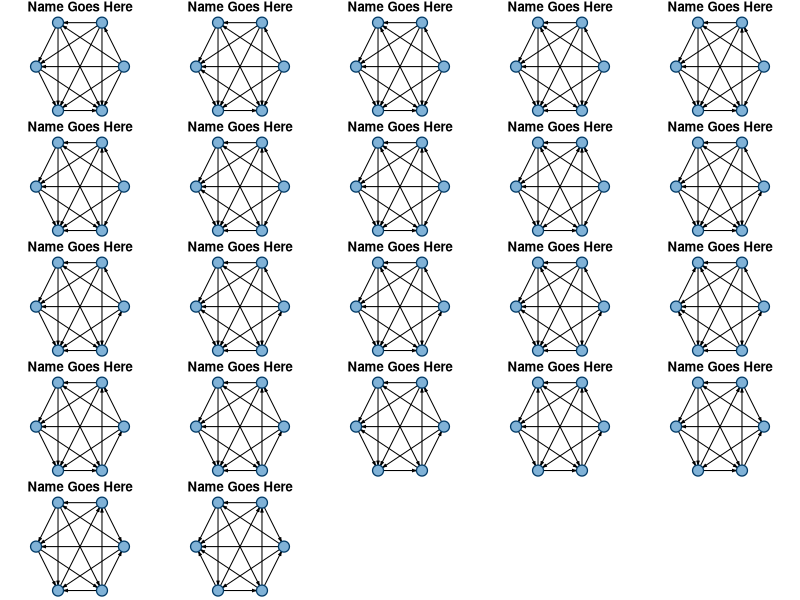

Generate this figure with R:
# calculating how many non-isopmorphic graphs there are
library(igraph)
library(combinat)

nodes = 6

permutations <- function(n = NULL) {
  num <- c(0, 0, 0, 0, 0, 1, 1, 1, 1, 1)
  combos <- unique(permn(num))
  for (i in 1:length(combos)) {
    combos[[i]] <- combos[[i]][1:n]
  }
  combos <- unique(combos)
  return(combos)
}

total_graphs = (2^5) * (2^4) * (2^3) * (2^2) * 2

# m <- matrix(new[[1]], nrow = nodes)
# g <-graph_from_adjacency_matrix(m, mode="directed")
# plot(g, layout = layout_in_circle(g))


# data_5 <- permutations(5)
# data_4 <- permutations(4)
# data_3 <- permutations(3)
# data_2 <- permutations(2)
# data_1 <- permutations(1)


# this comes from the permutations above
data_5 <- list(c(0,0,0,0,0), c(0,0,0,0,1), c(0,0,0,1,0), c(0,0,1,0,0), c(0,1,0,0,0), c(1,0,0,0,0), c(1,0,0,0,1), c(0,1,0,0,1), c(0,0,1,0,1), c(0,0,0,1,1), c(0,0,1,1,0), c(0,1,0,1,0), c(1,0,0,1,0), c(1,0,1,0,0), c(0,1,1,0,0), c(1,1,0,0,0), c(1,1,0,0,1), c(1,0,1,0,1), c(1,0,0,1,1), c(0,1,0,1,1), c(0,1,1,0,1), c(0,0,1,1,1), c(0,1,1,1,0), c(1,0,1,1,0), c(1,1,0,1,0), c(1,1,1,0,0), c(1,1,0,1,1), c(1,0,1,1,1), c(1,1,1,0,1), c(0,1,1,1,1), c(1,1,1,1,0), c(1,1,1,1,1))
data_4 <- list(c(0,0,0,0), c(0,0,0,1), c(0,0,1,0), c(0,1,0,0), c(1,0,0,0), c(0,0,1,1), c(0,1,0,1), c(1,0,0,1), c(1,0,1,0), c(0,1,1,0), c(1,1,0,0), c(0,1,1,1), c(1,0,1,1), c(1,1,0,1), c(1,1,1,0), c(1,1,1,1))
data_3 <- list(c(0,0,0), c(0,0,1), c(0,1,0), c(1,0,0), c(1,0,1), c(0,1,1), c(1,1,0), c(1,1,1))
data_2 <- list(c(0,0), c(0,1), c(1,0), c(1,1))
data_1 <- list(0, 1)


chunk_1 <- c(data_1[1], data_1[2])
chunk_2 <- c(rep(data_2[1], length(chunk_1)), rep(data_2[2], length(chunk_1)), rep(data_2[3], length(chunk_1)), rep(data_2[4], length(chunk_1)))
chunk_3 <- c(rep(data_3[1], length(chunk_2)), rep(data_3[2], length(chunk_2)), rep(data_3[3], length(chunk_2)), rep(data_3[4], length(chunk_2)), rep(data_3[5], length(chunk_2)), rep(data_3[6], length(chunk_2)), rep(data_3[7], length(chunk_2)), rep(data_3[8], length(chunk_2)))
chunk_4 <- c(rep(data_4[1], length(chunk_3)), rep(data_4[2], length(chunk_3)), rep(data_4[3], length(chunk_3)), rep(data_4[4], length(chunk_3)), rep(data_4[5], length(chunk_3)), rep(data_4[6], length(chunk_3)), rep(data_4[7], length(chunk_3)), rep(data_4[8], length(chunk_3)), rep(data_4[9], length(chunk_3)), rep(data_4[10], length(chunk_3)), rep(data_4[11], length(chunk_3)), rep(data_4[12], length(chunk_3)), rep(data_4[13], length(chunk_3)), rep(data_4[14], length(chunk_3)), rep(data_4[15], length(chunk_3)), rep(data_4[16], length(chunk_3))) 
chunk_5 <- c(rep(data_5[1], length(chunk_4)), rep(data_5[2], length(chunk_4)), rep(data_5[3], length(chunk_4)), rep(data_5[4], length(chunk_4)), rep(data_5[5], length(chunk_4)), rep(data_5[6], length(chunk_4)), rep(data_5[7], length(chunk_4)), rep(data_5[8], length(chunk_4)), rep(data_5[9], length(chunk_4)), rep(data_5[10], length(chunk_4)), rep(data_5[11], length(chunk_4)), rep(data_5[12], length(chunk_4)), rep(data_5[13], length(chunk_4)), rep(data_5[14], length(chunk_4)), rep(data_5[15], length(chunk_4)), rep(data_5[16], length(chunk_4)), rep(data_5[17], length(chunk_4)), rep(data_5[18], length(chunk_4)), rep(data_5[19], length(chunk_4)), rep(data_5[20], length(chunk_4)), rep(data_5[21], length(chunk_4)), rep(data_5[22], length(chunk_4)), rep(data_5[23], length(chunk_4)), rep(data_5[24], length(chunk_4)), rep(data_5[25], length(chunk_4)), rep(data_5[26], length(chunk_4)), rep(data_5[27], length(chunk_4)), rep(data_5[28], length(chunk_4)), rep(data_5[29], length(chunk_4)), rep(data_5[30], length(chunk_4)), rep(data_5[31], length(chunk_4)), rep(data_5[32], length(chunk_4)))


new_data_1 <- rep(chunk_1, total_graphs/length(chunk_1))
new_data_2 <- rep(chunk_2, total_graphs/length(chunk_2))
new_data_3 <- rep(chunk_3, total_graphs/length(chunk_3))
new_data_4 <- rep(chunk_4, total_graphs/length(chunk_4))
new_data_5 <- rep(chunk_5, total_graphs/length(chunk_5))



all_graphs <- list()
for (i in 1:total_graphs) {
  all_graphs[[i]] <- c(0, new_data_5[[i]], abs(new_data_5[[i]][1] - 1), 0, new_data_4[[i]],
                  abs(new_data_5[[i]][2] - 1), abs(new_data_4[[i]][1] - 1), 0, new_data_3[[i]],
                  abs(new_data_5[[i]][3] - 1), abs(new_data_4[[i]][2] - 1), abs(new_data_3[[i]][1] - 1),
                  0, new_data_2[[i]], abs(new_data_5[[i]][4] - 1), abs(new_data_4[[i]][3] - 1),
                  abs(new_data_3[[i]][2] - 1), abs(new_data_2[[i]][1] - 1), 0, new_data_1[[i]],
                  abs(new_data_5[[i]][5] - 1), abs(new_data_4[[i]][4] - 1), abs(new_data_3[[i]][3] - 1),
                  abs(new_data_2[[i]][2] - 1), abs(new_data_1[[i]] - 1), 0
                  )
}


combos <- list()
sorted_combos <- list()
for (i in 1:total_graphs) {
  combos[[i]] <- sum(all_graphs[[i]][1:6])
  combos[[i]] <- c(combos[[i]], sum(all_graphs[[i]][7:12]))
  combos[[i]] <- c(combos[[i]], sum(all_graphs[[i]][13:18]))
  combos[[i]] <- c(combos[[i]], sum(all_graphs[[i]][19:24]))
  combos[[i]] <- c(combos[[i]], sum(all_graphs[[i]][25:30]))
  combos[[i]] <- c(combos[[i]], sum(all_graphs[[i]][31:36]))
  sorted_combos[[i]] <- sort(combos[[i]])
}




iso <- unique(sorted_combos)
iso_count <- rep(list(0), length(iso))
iso_ex_num <- vector()
for (i in 1:length(sorted_combos)) {
  for (j in 1:length(iso)) {
    if (identical(sorted_combos[[i]], iso[[j]])) {
      if (iso_count[[j]] == 0) {
        iso_ex_num <- c(iso_ex_num, i)
      }
      iso_count[[j]] <- iso_count[[j]] + 1
    }
  }
}

# shows the different types of isomorphs and how many there are of each
new_mat <- matrix(iso)
new_mat <- cbind(new_mat, iso_count)


# par(mfrow=c(1,1), mar=c(1,1,1,1))
iso_graph <- list()
for (i in 1:length(iso)) {
  m <- matrix(all_graphs[[iso_ex_num[i]]], nrow = nodes)
  iso_graph[[i]] <-graph_from_adjacency_matrix(m, mode="directed")
}

new_mat <- cbind(new_mat, iso_graph)
# there are 22 total isomorphs


par(mfrow=c(5,5), mar=c(0,0,1,0))
for (i in 1:length(iso)) {
  plot(iso_graph[[i]], layout = layout_in_circle(iso_graph[[1]]), vertex.color = "#80b2d7",
       vertex.size = 25, vertex.frame.color = "#003a67", vertex.frame.width = 1.25,
       edge.color = "black", edge.arrow.size = .2, vertex.label = NA, main = "Name Goes Here")
}


# gets the triad census state and id
# accepts triad census
triad_state <- function(census = NULL) {
  name = NULL
  trans = NULL
  if (census[1] == 1) {
    name = "003"
    trans = NA
  }
  if (census[2] == 1) {
    name = "012"
    trans = NA
  }
  if (census[3] == 1) {
    name = "102"
    trans = NA
  }
  if (census[4] == 1) {
    name = "021D"
    trans = NA
  }
  if (census[5] == 1) {
    name = "021U"
    trans = NA
  }
  if (census[6] == 1) {
    name = "021C"
    trans = "Intransitive"
  }
  if (census[7] == 1) {
    name = "111D"
    trans = "Intransitive"
  }
  if (census[8] == 1) {
    name = "111U"
    trans = "Intransitive"
  }
  if (census[9] == 1) {
    name = "030T"
    trans = "Transitive"
  }
  if (census[10] == 1) {
    name = "030C"
    trans = "Intransitive"
  }
  if (census[11] == 1) {
    name = "201"
    trans = "Intransitive"
  }
  if (census[12] == 1) {
    name = "120D"
    trans = "Transitive"
  }
  if (census[13] == 1) {
    name = "120U"
    trans = "Transitive"
  }
  if (census[14] == 1) {
    name = "120C"
    trans = "Mixed"
  }
  if (census[15] == 1) {
    name = "210"
    trans = "Mixed"
  }
  if (census[16] == 1) {
    name = "300"
    trans = "Transitive"
  }
  return(list(name, trans))
}



iso_triad <- function(iso_number = NULL) {
  g = new_mat[[iso_number, 3]]
  individuals <- c(1, 2, 3, 4, 5, 6)
  ids <- combn(individuals, 3, simplify = FALSE)
  sg = rep(list(NA),length(ids))
  sg_census = rep(list(NA),length(ids))
  state <- rep(list(NA),length(ids))
  trans <- rep(list(NA),length(ids))
  for (i in 1:length(ids)){
    sg[[i]] <- induced_subgraph(g, vids = ids[i][[1]])
    sg_census[[i]] <- triad_census(sg[[i]])
    state[[i]] <- triad_state(sg_census[[i]])[[1]]
    trans[[i]] <- triad_state(sg_census[[i]])[[2]]
  }
  sub_mat <- matrix(ids)
  sub_mat <- cbind(sub_mat, as.matrix(sg))
  sub_mat <- cbind(sub_mat, as.matrix(sg_census))
  sub_mat <- cbind(sub_mat, as.matrix(state))
  sub_mat <- cbind(sub_mat, as.matrix(trans))
  colnames(sub_mat) <- c("Triad", "IGraph", "Triad_Census", "State_ID", "Transitivity")
  return(sub_mat)
}


iso_1_triads <- iso_triad(1)
iso_2_triads <- iso_triad(2)
iso_3_triads <- iso_triad(3)
iso_4_triads <- iso_triad(4)
iso_5_triads <- iso_triad(5)
iso_6_triads <- iso_triad(6)
iso_7_triads <- iso_triad(7)
iso_8_triads <- iso_triad(8)
iso_9_triads <- iso_triad(9)
iso_10_triads <- iso_triad(10)
iso_11_triads <- iso_triad(11)
iso_12_triads <- iso_triad(12)
iso_13_triads <- iso_triad(13)
iso_14_triads <- iso_triad(14)
iso_15_triads <- iso_triad(15)
iso_16_triads <- iso_triad(16)
iso_17_triads <- iso_triad(17)
iso_18_triads <- iso_triad(18)
iso_19_triads <- iso_triad(19)
iso_20_triads <- iso_triad(20)
iso_21_triads <- iso_triad(22)
iso_22_triads <- iso_triad(21)



iso_trans <- function(iso_number = NULL) {
  data <- iso_triad(iso_number)
  trans = 0
  int = 0
  for (i in 1:nrow(data)) {
    if (data[[i,5]] == "Transitive") {
      trans = trans + 1
    }
    if (data[[i,5]] == "Intransitive") {
      int = int + 1
    }
  }
  return(list(Transitive = trans, Intransitive = int))
}

trans_num = list()
for (i in 1:length(iso)) {
  trans_num[[i]] <- unlist(iso_trans(i))
}

new_mat <- cbind(new_mat, as.matrix(trans_num))
colnames(new_mat) <- c("ID", "Count", "Example IGraph", "Transitivity")





# ## Data from  http://users.cecs.anu.edu.au/~bdm/data/graphs.html ##
# Data <- read.delim("rfid_data/graph6c.g6",header=FALSE)
# 
# DataFrame<-data.frame() #Creating empty data frame to store adjacency matrices
# 
# G<-as.character(Data[1,1])
# n<-as.numeric(charToRaw(substr(G, 1, 1)))-63
# n #number of vertices of the graph
# 
# for(k in 1:nrow(Data)){
#   
#   G<-as.character(Data[k,1])
#   
#   vector<-c()
#   for(i in 2:nchar(G)){
#     vector<-c(vector,rev(as.numeric(intToBits(as.numeric(charToRaw(substr(G, i, i)))-63)[1:6])))}
#   vector
#   
#   A<-matrix(0,nrow=n,ncol=n)
#   vector2<-vector
#   for(j in 2:n){
#     for(i in 1:(j-1)){
#       A[i,j]<-vector2[1];
#       vector2<-vector2[-1]
#     }}#filling the upper triangle of the adjacency matrix
#   for(i in 2:n){
#     for(j in 1:(i-1)){
#       A[i,j]<-A[j,i]
#     }}#filling the lower triangle of the adjacency matrix
#   A
#   
#   Avec<-as.vector(A)
#   DataFrame<-rbind(DataFrame,Avec)
#   if(k%%10000==0){print(k)}
# }
# 
# colnames(DataFrame)<-NULL
# write.csv(DataFrame,paste0("graphs",n,".csv"),row.names=FALSE)


# new_data <- read.csv("graphs6.csv",header=FALSE,sep=",")
# i = 112
# m <- matrix(as.vector(t(new_data[i,])),nrow=sqrt(length(as.vector(t(new_data[i,])))))
